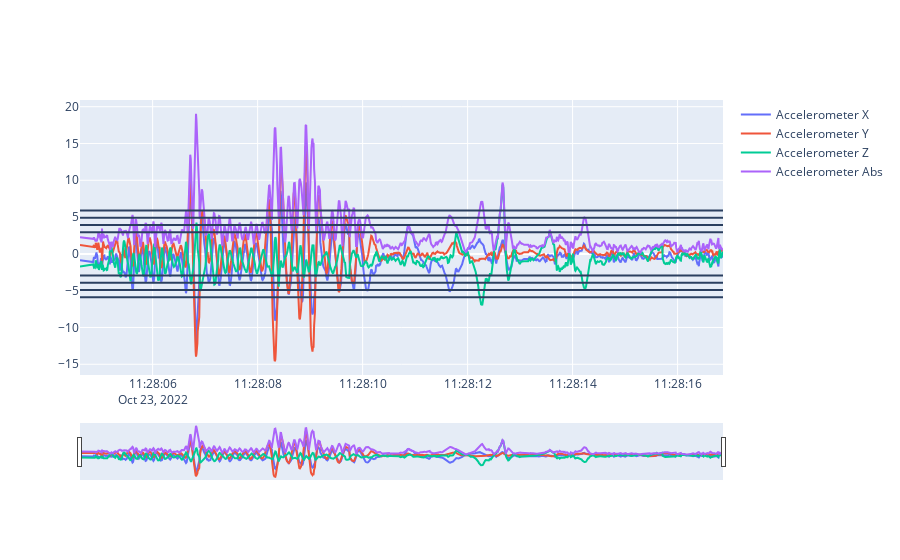

Notebook source saved alongside this figure:
### Markdown cell above
### Calculate absolute acceleration

### Code cell
import numpy as np

# Calculate absolute acceleration
df['_accelerometer_abs']=np.sqrt(
    sum([
        df['accelerometerX'] ** 2, 
        df['accelerometerY'] ** 2, 
        df['accelerometerZ'] ** 2
    ])
)
display(df[['timestamp', 'accelerometerX', 'accelerometerY', 'accelerometerZ', '_accelerometer_abs']].head())

# Graph acceleration data
fig_acc = go.Figure()
fig_acc.add_trace(
    go.Scatter(
        x=df['timestamp'], 
        y=df['accelerometerX'], 
        name='Accelerometer X'
    )
)
fig_acc.add_trace(
    go.Scatter(
        x=df['timestamp'], 
        y=df['accelerometerY'], 
        name='Accelerometer Y'
    )
)
fig_acc.add_trace(
    go.Scatter(
        x=df['timestamp'], 
        y=df['accelerometerZ'], 
        name='Accelerometer Z'
    )
)
fig_acc.add_trace(
    go.Scatter(
        x=df['timestamp'], 
        y=df['_accelerometer_abs'], 
        name='Accelerometer Abs'
    )
)

fig_acc.add_hline(y=9.81*0.3)
fig_acc.add_hline(y=9.81*0.4)
fig_acc.add_hline(y=9.81*0.5)
fig_acc.add_hline(y=9.81*0.6)
fig_acc.add_hline(y=9.81*-0.3)
fig_acc.add_hline(y=9.81*-0.4)
fig_acc.add_hline(y=9.81*-0.5)
fig_acc.add_hline(y=9.81*-0.6)

fig_acc.update_layout(
    xaxis=dict(
        rangeslider=dict(visible=True)
        , type='date'
    )
)

### Figure 1 — Plotly figure (JSON) as saved in the notebook; plotly's stock layout.template omitted (floating-point values rounded to 4 significant figures; data arrays with more than 128 entries replaced by an {"elided": "..."} marker saying what was removed)
{"data": [{"name": "Accelerometer X", "type": "scatter", "x": {"elided": "1190 str values"}, "y": {"elided": "1190 float values"}}, {"name": "Accelerometer Y", "type": "scatter", "x": {"elided": "1190 str values"}, "y": {"elided": "1190 float values"}}, {"name": "Accelerometer Z", "type": "scatter", "x": {"elided": "1190 str values"}, "y": {"elided": "1190 float values"}}, {"name": "Accelerometer Abs", "type": "scatter", "x": {"elided": "1190 str values"}, "y": {"elided": "1190 float values"}}], "layout": {"shapes": [{"type": "line", "x0": 0, "x1": 1, "xref": "x domain", "y0": 2.943, "y1": 2.943, "yref": "y"}, {"type": "line", "x0": 0, "x1": 1, "xref": "x domain", "y0": 3.924, "y1": 3.924, "yref": "y"}, {"type": "line", "x0": 0, "x1": 1, "xref": "x domain", "y0": 4.905, "y1": 4.905, "yref": "y"}, {"type": "line", "x0": 0, "x1": 1, "xref": "x domain", "y0": 5.886, "y1": 5.886, "yref": "y"}, {"type": "line", "x0": 0, "x1": 1, "xref": "x domain", "y0": -2.943, "y1": -2.943, "yref": "y"}, {"type": "line", "x0": 0, "x1": 1, "xref": "x domain", "y0": -3.924, "y1": -3.924, "yref": "y"}, {"type": "line", "x0": 0, "x1": 1, "xref": "x domain", "y0": -4.905, "y1": -4.905, "yref": "y"}, {"type": "line", "x0": 0, "x1": 1, "xref": "x domain", "y0": -5.886, "y1": -5.886, "yref": "y"}], "xaxis": {"rangeslider": {"visible": true}, "type": "date"}}}
